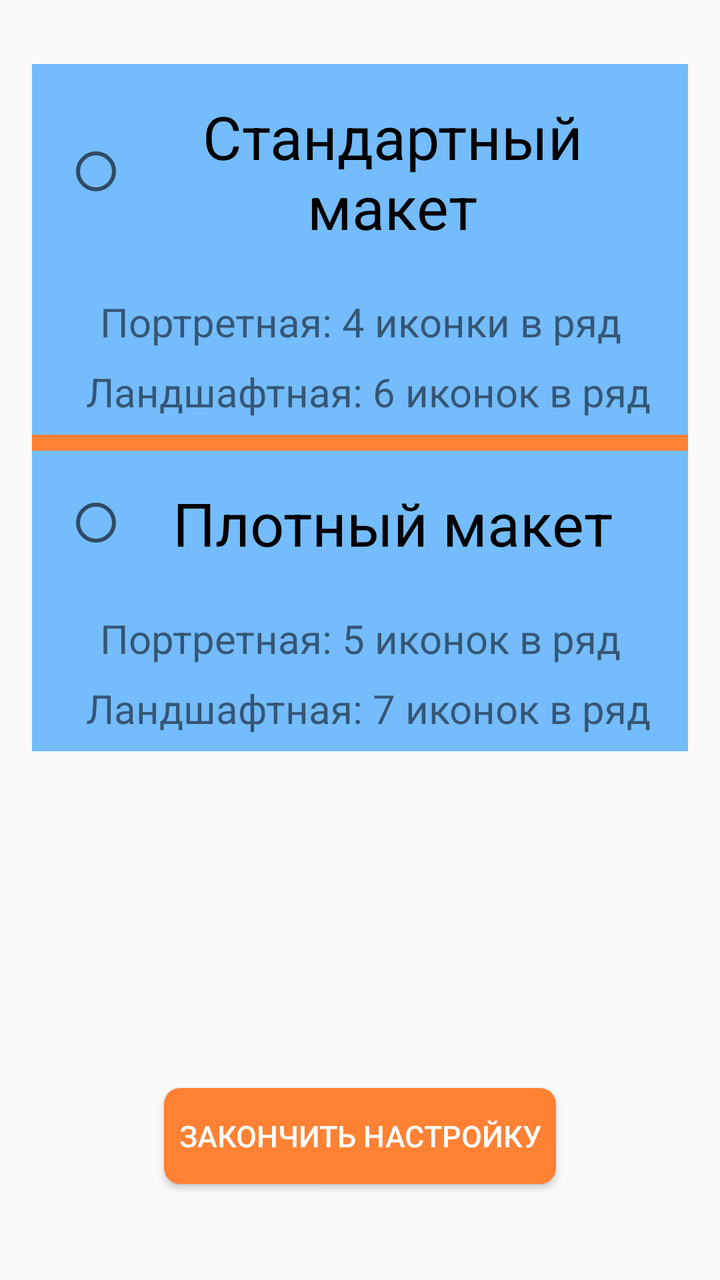
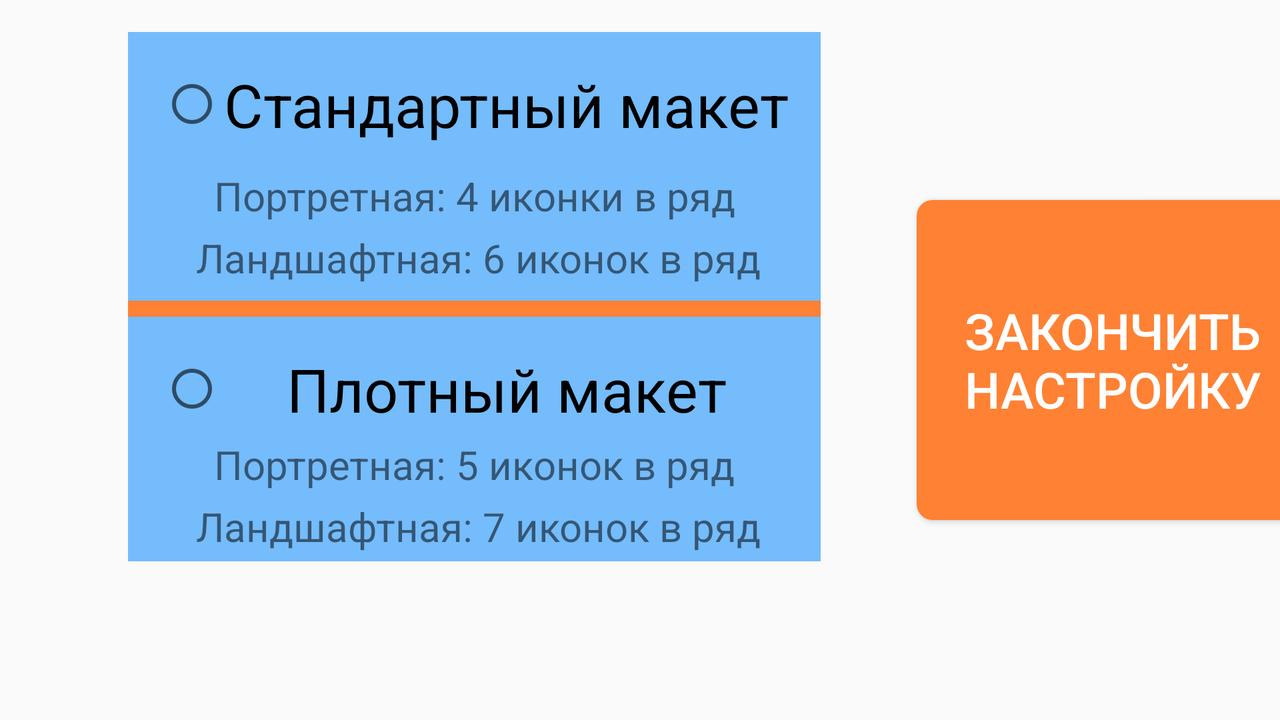

The same Android screen from two of the app's own layout files: first res/layout/ as a phone draws it, then the repository's variant for another configuration, drawn on a device whose configuration selects that folder. Both files follow.
<!-- AndroidManifest.xml: application theme AppLightTheme -->
<!-- res/layout/fragment_icons_amount_set.xml -->
<?xml version="1.0" encoding="utf-8"?>
<RelativeLayout xmlns:android="http://schemas.android.com/apk/res/android"
    xmlns:tools="http://schemas.android.com/tools"
    android:layout_width="match_parent"
    android:layout_height="match_parent"
    android:orientation="vertical"
    tools:context="com.tseluikoartem.ening.yandexmobdevproject.welcomepage.IconsAmountSetActivity">

    <FrameLayout
        android:layout_width="match_parent"
        android:layout_height="wrap_content"
        android:layout_alignParentTop="true"
        android:background="@color/colorAccentLight"

        android:layout_marginTop="32dp"
        android:layout_marginLeft="16dp"
        android:layout_marginRight="16dp"
        android:id="@+id/frameLayout">

        <RadioGroup
            android:layout_width="match_parent"
            android:layout_height="match_parent">
                <LinearLayout
                    android:layout_width="match_parent"
                    android:layout_height="wrap_content"
                    android:orientation="vertical">

                    <LinearLayout
                        android:id="@+id/standartMaketField"
                        android:layout_width="match_parent"
                        android:layout_height="match_parent"
                        android:background="@color/spashBackground"
                        android:orientation="vertical"
                        android:layout_gravity="center"
                        android:layout_marginBottom="8dp">

                        <RadioButton
                            android:id="@+id/radioButtonStandartMaket"
                            android:layout_width="match_parent"
                            android:layout_height="wrap_content"
                            android:layout_margin="16dp"
                            android:layout_gravity="center"
                            android:textAlignment="center"
                            android:textSize="30sp"
                            android:text="@string/standart_layout" />

                        <TextView
                            android:layout_width="match_parent"
                            android:layout_height="wrap_content"
                            android:layout_margin="8dp"
                            android:textAlignment="center"
                            android:textSize="20sp"
                            android:text="@string/four_icons" />
                        <TextView
                            android:layout_width="match_parent"
                            android:layout_height="wrap_content"
                            android:layout_marginLeft="8dp"
                            android:layout_marginBottom="8dp"
                            android:textAlignment="center"
                            android:textSize="20sp"
                            android:text="@string/six_icons" />
                    </LinearLayout>

                    <LinearLayout
                        android:id="@+id/largeMaketField"
                        android:layout_width="match_parent"
                        android:layout_height="match_parent"
                        android:background="@color/spashBackground"
                        android:orientation="vertical">

                        <RadioButton
                            android:id="@+id/radioButtonLargeMaket"
                            android:layout_width="match_parent"
                            android:layout_height="wrap_content"
                            android:layout_margin="16dp"
                            android:layout_gravity="center"
                            android:textSize="30sp"
                            android:text="@string/large_layout"
                            android:textAlignment="center" />

                        <TextView
                            android:layout_width="match_parent"
                            android:layout_height="wrap_content"
                            android:layout_margin="8dp"
                            android:textSize="20sp"
                            android:text="@string/fifth_icons"
                            android:textAlignment="center" />
                        <TextView
                            android:layout_width="match_parent"
                            android:layout_height="wrap_content"
                            android:layout_marginLeft="8dp"
                            android:layout_marginBottom="8dp"
                            android:textSize="20sp"
                            android:text="@string/seven_icons"
                            android:textAlignment="center" />
                    </LinearLayout>
                </LinearLayout>

        </RadioGroup>


    </FrameLayout>

    <Button
        android:id="@+id/finish_settings_button"
        style="@style/Base.Widget.AppCompat.Button.Colored"
        android:layout_width="196dp"
        android:layout_height="wrap_content"
        android:layout_alignParentBottom="true"
        android:layout_centerHorizontal="true"
        android:layout_marginBottom="48dp"
        android:layout_marginTop="16dp"
        android:background="@drawable/roundedbutton"
        android:text="@string/finish_setting"
        android:textAlignment="center"
        android:textSize="15sp" />
</RelativeLayout>
<!-- resources referenced by this layout -->
<resources>
  <color name="colorAccentLight">#ff8133</color>
  <color name="spashBackground">#74bcfc</color>
  <!-- drawable roundedbutton (drawable) -->
  <?xml version="1.0" encoding="utf-8"?>
  <shape xmlns:android="http://schemas.android.com/apk/res/android"
      android:shape="rectangle">
      <solid android:color="@color/colorAccentLight" />
      <corners android:bottomRightRadius="8dp"
          android:bottomLeftRadius="8dp"
          android:topRightRadius="8dp"
          android:topLeftRadius="8dp"/>
  </shape>
  <string name="fifth_icons">Портретная: 5 иконок в ряд</string>
  <string name="finish_setting">Закончить настройку</string>
  <string name="four_icons">Портретная: 4 иконки в ряд</string>
  <string name="large_layout">Плотный макет</string>
  <string name="seven_icons">Ландшафтная: 7 иконок в ряд</string>
  <string name="six_icons">Ландшафтная: 6 иконок в ряд</string>
  <string name="standart_layout">Стандартный макет</string>
  <style name="AppLightTheme" parent="Theme.AppCompat.Light.DarkActionBar">
          
          <item name="colorPrimary">@color/colorPrimaryLight</item>
          <item name="colorPrimaryDark">@color/colorThemeLight</item>
          <item name="colorAccent">@color/colorAccentLight</item>
          <item name="windowActionBar">false</item>
          <item name="windowNoTitle">true</item>
      </style>
  <color name="colorPrimaryLight">#4fc3f7</color>
  <color name="colorThemeLight">#1860c4</color>
</resources>
<!-- res/layout-land/fragment_icons_amount_set.xml (the repository's variant of the layout above) -->
<!-- drawn on the phone turned sideways -->
<?xml version="1.0" encoding="utf-8"?>
<LinearLayout xmlns:android="http://schemas.android.com/apk/res/android"
    xmlns:app="http://schemas.android.com/apk/res-auto"
    xmlns:tools="http://schemas.android.com/tools"
    android:layout_width="match_parent"
    android:layout_height="match_parent"
    android:orientation="horizontal"
    tools:context="com.tseluikoartem.ening.yandexmobdevproject.welcomepage.IconsAmountSetActivity">

    <FrameLayout
        android:id="@+id/frameLayout"
        android:layout_width="wrap_content"
        android:layout_height="wrap_content"
        android:layout_alignParentTop="true"

        android:layout_marginLeft="64dp"
        android:layout_marginRight="16dp"
        android:layout_marginTop="16dp"
        android:background="@color/colorAccentLight">


        <LinearLayout
            android:layout_width="wrap_content"
            android:layout_height="wrap_content"
            android:layout_weight="1"
            android:orientation="vertical">

            <LinearLayout
                android:id="@+id/standartMaketField"
                android:layout_width="wrap_content"
                android:layout_height="wrap_content"
                android:layout_gravity="center"
                android:layout_marginBottom="8dp"
                android:background="@color/spashBackground"
                android:orientation="vertical">

                <RadioButton
                    android:id="@+id/radioButtonStandartMaket"
                    android:layout_width="match_parent"
                    android:layout_height="wrap_content"
                    android:layout_gravity="center"
                    android:layout_marginBottom="8dp"
                    android:layout_marginTop="16dp"
                    android:layout_marginLeft="16dp"
                    android:layout_marginRight="16dp"
                    android:text="@string/standart_layout"
                    android:textAlignment="center"
                    android:textSize="30sp" />

                <TextView
                    android:layout_width="match_parent"
                    android:layout_height="wrap_content"
                    android:layout_margin="4dp"
                    android:text="@string/four_icons"
                    android:textAlignment="center"
                    android:textSize="20sp" />

                <TextView
                    android:layout_width="match_parent"
                    android:layout_height="wrap_content"
                    android:layout_marginBottom="8dp"
                    android:layout_marginLeft="4dp"
                    android:text="@string/six_icons"
                    android:textAlignment="center"
                    android:textSize="20sp" />
            </LinearLayout>

            <LinearLayout
                android:id="@+id/largeMaketField"
                android:layout_width="match_parent"
                android:layout_height="match_parent"
                android:layout_weight="1"
                android:background="@color/spashBackground"
                android:orientation="vertical">

                <RadioButton
                    android:id="@+id/radioButtonLargeMaket"
                    android:layout_width="match_parent"
                    android:layout_height="wrap_content"
                    android:layout_gravity="center"
                    android:layout_marginTop="16dp"
                    android:layout_marginLeft="16dp"
                    android:layout_marginRight="16dp"
                    android:text="@string/large_layout"
                    android:textAlignment="center"
                    android:textSize="30sp" />

                <TextView
                    android:layout_width="match_parent"
                    android:layout_height="wrap_content"
                    android:layout_margin="4dp"
                    android:text="@string/fifth_icons"
                    android:textAlignment="center"
                    android:textSize="20sp" />

                <TextView
                    android:layout_width="match_parent"
                    android:layout_height="wrap_content"
                    android:layout_marginBottom="4dp"
                    android:layout_marginLeft="4dp"
                    android:text="@string/seven_icons"
                    android:textAlignment="center"
                    android:textSize="20sp" />
            </LinearLayout>
        </LinearLayout>


    </FrameLayout>

    <Button
        android:id="@+id/finish_settings_button"
        style="@style/Base.Widget.AppCompat.Button.Colored"
        android:layout_width="196dp"
        android:layout_height="160dp"
        android:layout_gravity="center"
        android:layout_marginLeft="32dp"
        android:layout_marginRight="32dp"
        android:background="@drawable/roundedbutton"
        android:text="@string/finish_setting"
        android:textAlignment="center"
        android:textSize="25sp"
        app:layout_constraintTop_toTopOf="parent"
        tools:layout_editor_absoluteX="483dp" />
</LinearLayout>
